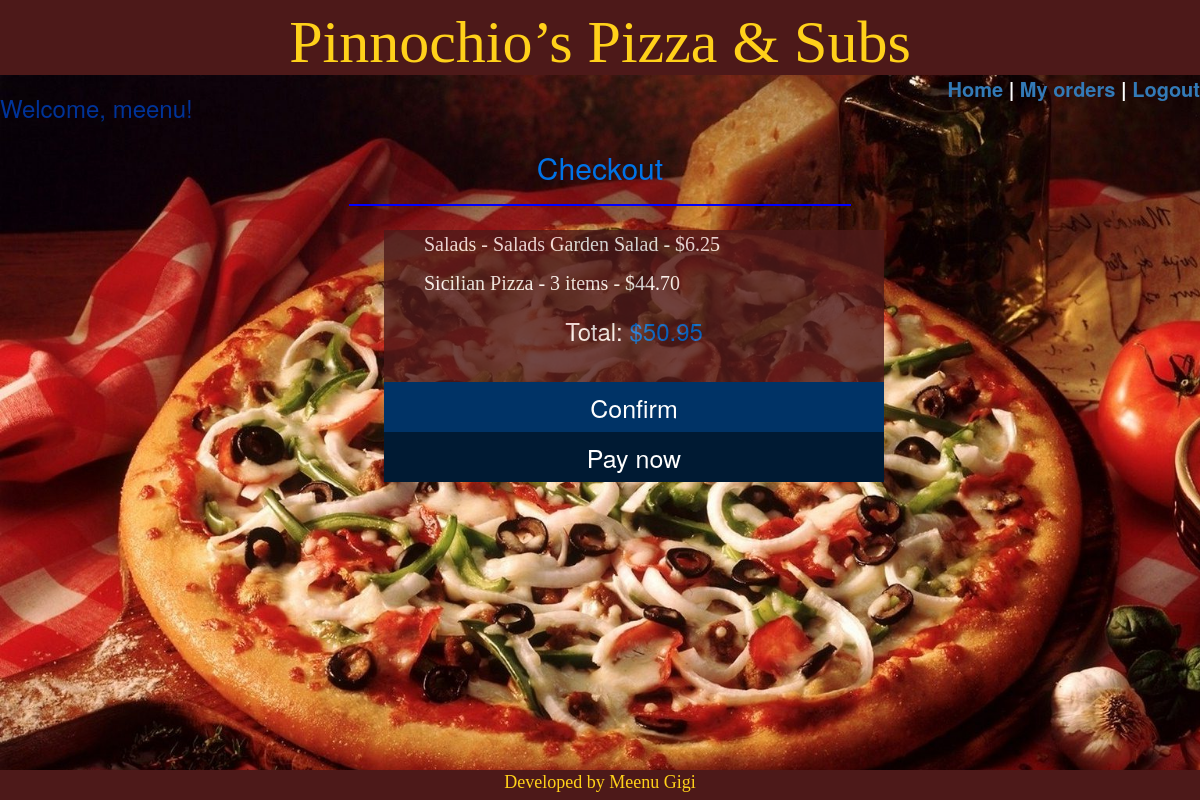
Screenshot of /confirmorder/ (signed in) with the database file from the repository.
### orders/models.py (models this page shows)
class Orderitem(models.Model):
    user=models.ForeignKey(User,on_delete=models.CASCADE)
    category=models.CharField(max_length=64,null=True)
    name=models.CharField(max_length=64)
    cost=models.DecimalField(max_digits=5,decimal_places=2, default=Decimal(0))
    def __str__(self):
    	return f"{self.category} - {self.name} - ${self.cost} "

### orders/views.py (the view)
# urls.py: path("confirmorder/", views.confirmorder, name="confirmorder"),
def confirmorder(request):
	context = {
		"Checkout":Orderitem.objects.filter(user=request.user),
		"Total":list(Orderitem.objects.filter(user=request.user).aggregate(Sum('cost')).values())[0],
		"user":request.user,
		"Toppingcost": 0.00,
	}
	return render(request, "confirmorder.html", context)

### orders/templates/confirmorder.html (shortened to what this page needs)
{% extends "layout.html" %}
{% block content %}
    {% load static %}
  <link rel="stylesheet" href="https://stackpath.bootstrapcdn.com/bootstrap/4.3.1/css/bootstrap.min.css">
  <link rel="stylesheet" href="https://maxcdn.bootstrapcdn.com/bootstrap/3.4.1/css/bootstrap.min.css">
	<body class="body">
 <h2 align="center"><font color="#0073e6"> Checkout </font></h2>
 <hr class="line">
<div id="confirm">
                {% for Checkout in Checkout %}
            <ul id="text"><li type="none">
              {{ Checkout }}</li></ul>
                {% endfor %}
 <h3 align="center">Total: <font color="#0073e6">${{ Total|floatformat:2 }}</font><br> </h3>
 </body>
<br>
<button id="button" class = "roll" type="submit" onclick="clickCounter()">Confirm</button>
<form action="/payment">
  <button class = "button" type="submit" name="clicked" id="clicked" onblur="validate()" disabled="true">Pay now</button>
</form>
{% endblock %}

### orders/templates/layout.html (shortened to what this page needs)
<!DOCTYPE html>
<html style="height:100%">
<head>
{% load static %}
    <link rel="stylesheet" type="text/css" href="{{ STATIC_URL }}myapp/style.css" />
    <link rel="stylesheet" href="https://maxcdn.bootstrapcdn.com/bootstrap/4.1.3/css/bootstrap.min.css">
        <link rel="stylesheet" href="https://stackpath.bootstrapcdn.com/bootstrap/4.2.1/css/bootstrap.min.css">
</head>
    </head>
    <body class="body">
<div id="header">
 Pinnochio’s Pizza & Subs
 </div>
<div id="one">
<div id="partone">
        {% if user.is_authenticated %}
 <b> <h3 class="user">Welcome, {{ user.username }}!</h3></b>
</div>
  <div id="parttwo">
    <b>   <a  href="{% url 'index' %}">Home</a> |</b>
 <b>   <a  href="{% url 'viewmyorders' %}">My orders</a> |</b>
  <b><a href="{% url 'logout' %}">Logout</a> </b>
        {% else %}
      <h4><font color="#000080">  You are not logged in </h4>
    <b> <a href="{% url 'login' %}">Login</a> </b>
        {% endif %}
</div>
</div>
<div id="footer">
  <p>Developed by Meenu Gigi</p>
</div>
  </body>
        {% block content %}
        {% endblock %}
</html>

### orders/static/myapp/style.css (style rules this page uses)
#button { width: 180px; height: 50px; font-size: 25px; background-color: #003366; color: white; border: none; }
hr.line { border: 1px solid blue; }

### orders/templates/confirmorder.html (style rules this page uses)
#confirm { width: 500px; margin-top: 2%; background-color: #4d1919; opacity: 0.8; color: white; margin-left: 32%; font-size: 20px; }
#button { width: 500px; height: 50px; font-size: 25px; background-color: #003366; color: white; border: none; margin-left: 32% }
.button { width: 500px; height: 50px; font-size: 25px; background-color: #001a33; color: white; border: none; margin-left: 32% }
#text { font-family: Comic Sans MS; }
hr.line { border: 1px solid blue; width: 500px; }

### rows the page displays
Orderitem: category+name+cost "Salads - Salads Garden Salad - $6.25"
Orderitem: category+name+cost "Sicilian Pizza - 3 items - $44.70"

### other values shown
{{ user.username }} "meenu"
{{ Total|floatformat:2 }} "50.95"
